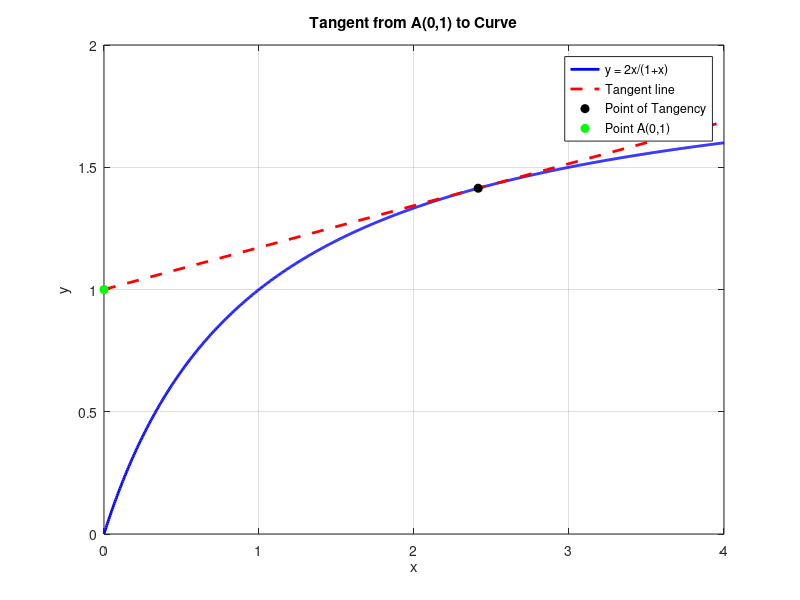

Write the MATLAB code that produced this figure.
clc; clear;

f = @(v) [ v(2) - (2*v(1))/(1 + v(1));                     % f1: point lies on the curve
           (v(2) - 1)/v(1) - 2/(1 + v(1))^2 ];              % f2: slope from A equals derivative

x0 = [1; 1];

sol = fsolve(f, x0);
xt = sol(1);
yt = sol(2);

% Slope of the tangent
m = (yt - 1)/xt;

% Equation of tangent: y = m*x + c; use A(0,1) to find c
c = 1;

fprintf("Point of tangency: (%.4f, %.4f)\n", xt, yt);
fprintf("Slope of tangent: %.4f\n", m);
fprintf("Equation of tangent: y = %.4f*x + %.4f\n", m, c);

fplot(@(x) 2*x./(1 + x), [0, 4], 'b', 'LineWidth', 2); hold on;
fplot(@(x) m*x + c, [0, 4], 'r--', 'LineWidth', 2);
plot(xt, yt, 'ko', 'MarkerFaceColor', 'k');
plot(0, 1, 'go', 'MarkerFaceColor', 'g');
legend('y = 2x/(1+x)', 'Tangent line', 'Point of Tangency', 'Point A(0,1)');
xlabel('x'); ylabel('y'); title('Tangent from A(0,1) to Curve');
grid on;
